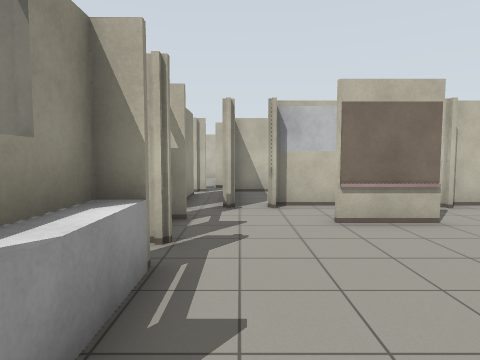
View 1 (above)

13 first-person views from a walk through a world built for the Gazebo simulator. The camera is 1.3 m above the floor, tilts 4° down and sees 75° across. Floor lines are 1 m apart. The floor is counted in squares, 1 m on a side. Each view is taken from the middle of a square. On the plan, view 1 faces up. The plan holds only what a view shows up to about 14 squares ahead; the rest is blank. The place goes on beyond the plan. Gazebo's built-in surfaces are drawn with simple patterns. Surface patterns are stand-ins for the level's own textures.

View 2
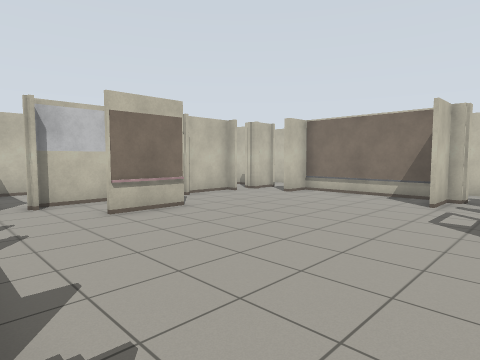

View 3
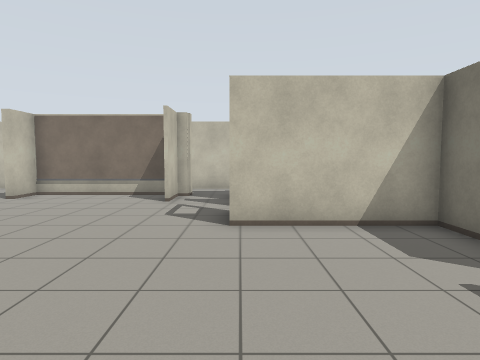

View 4
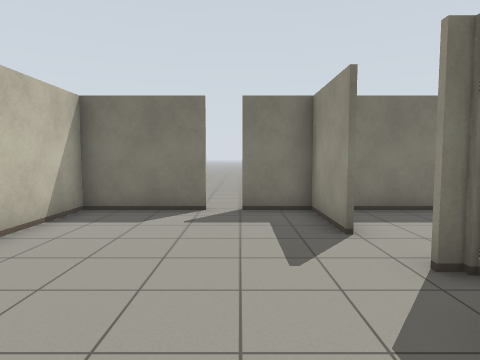

View 5
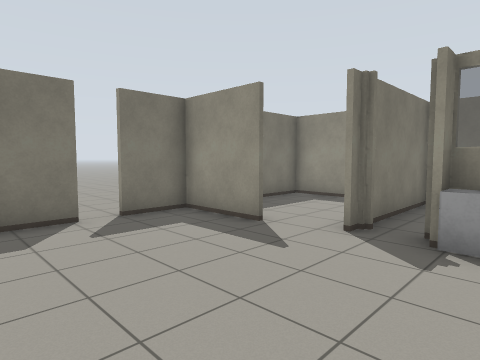

View 6
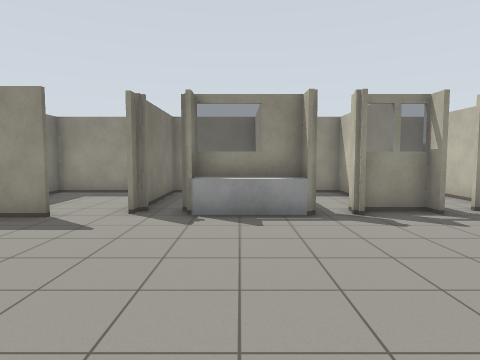

View 7
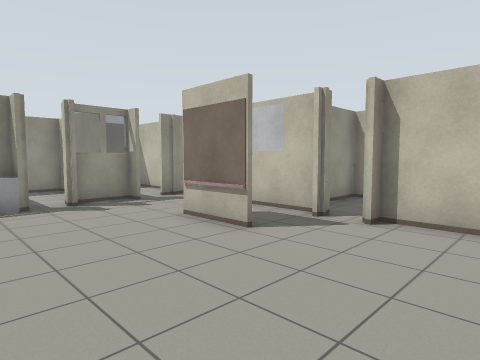

View 8
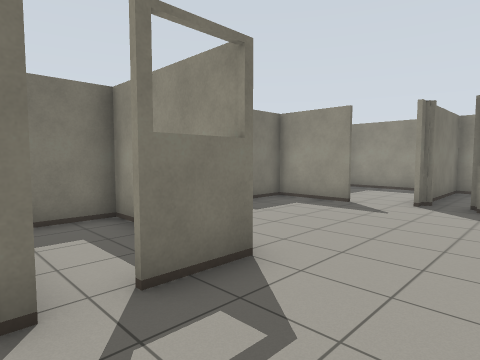

View 9
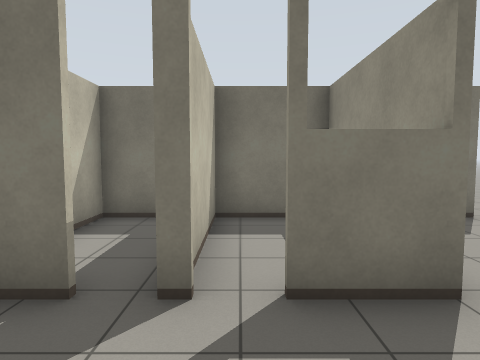

View 10
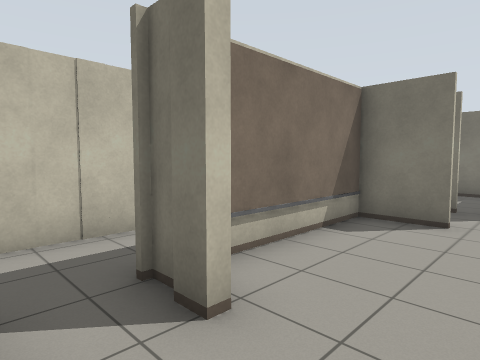

View 11
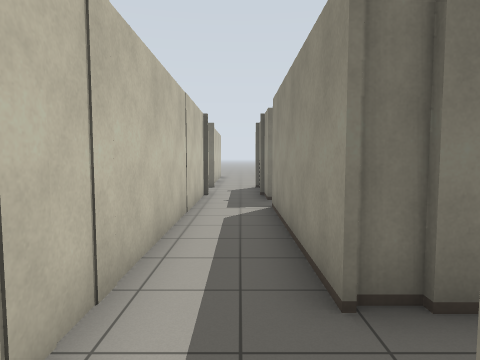

View 12
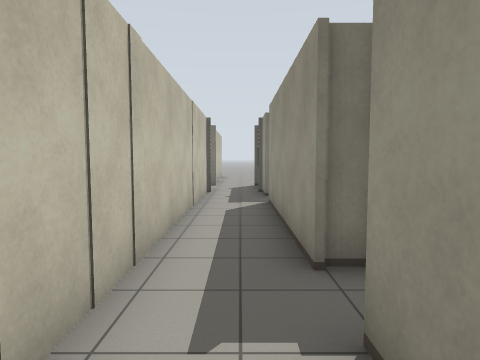

View 13
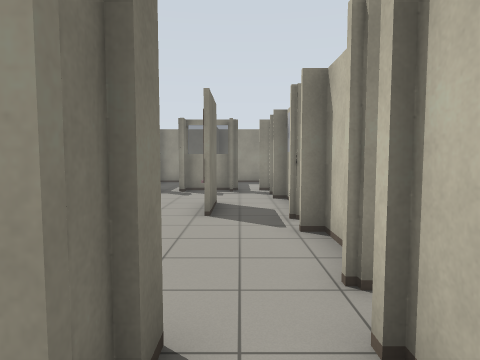

### Floor plan
Points are (right, up) in squares from view 1. A wall is a line through its corners. A room is listed if a view was taken in it or the views show most of it. See-through windows are left out.
Room 1 (views 1, 2, 3, 4, 5, 6, 7, 8, 9, 10)
walls: (4.1, 6.2) (1.9, 6.2); (8.2, 1.2) (10, 1.2) (10, 6.5); (7.5, -0.8) (7.9, -0.8); (3, 6.5) (4, 6.5); (-1.1, 3.9) (-1.1, 0.8); (-1.6, 3.5) (-1.6, 0.9); (9.7, 0.7) (9.7, 1.1); (-0.8, -2.1) (-0.8, -4.8) (1, -4.8); (-1.1, 6.6) (-1.9, 6.6); (5, -4.9) (5, -0.8) (6.6, -0.8); (7.8, 8) (7.8, 8.5) (5.5, 8.5) (5.5, 8); (1.8, -4.8) (5, -4.8); (10.1, 6.2) (8.9, 6.2); (-1.6, 7) (-1.6, 4.9) (-1, 4.9); (-5.8, -0.5) (-1.2, -0.5)
ways out: opening at (9.5, 0) to room 2; opening at (9.5, 7) to room 2; opening at (-1.5, -1.5) to room 3; opening at (7, -2) to room 4; opening at (2, 7) to room 5
Room 2 (views 11, 12, 13)
walls: (8.9, 6.5) (10.1, 6.5) (10.1, 0.7) (9.7, 0.7); (9.9, 8.1) (8.9, 8.1); (10.1, 9) (10.1, 7.9); (9.7, 1.1) (8.2, 1.1); (8.5, -0.8) (10.1, -0.8) (10.1, -2.1); (12.3, -1.9) (12.3, 9.2)
ways out: opening at (9.5, 0) to room 1; opening at (9.5, 7) to room 1; opening at (11, -3)
Room 3 (no view inside)
walls: (-5.8, -1.9) (-5.8, -4.8) (-1.9, -4.8)
ways out: opening at (-1.5, -1.5) to room 1
Room 4 (no view inside)
walls: (5, -4.8) (10.4, -4.8); (5.1, -0.8) (5.1, -4.9); (7.5, -4.9) (7.5, -0.8)
ways out: opening at (7, -2) to room 1
Room 5 (no view inside)
walls: (2.4, 6.5) (2.9, 6.5); (4, 8.5) (0.9, 8.5) (0.9, 8)
ways out: opening at (2, 7) to room 1

Where each view was taken, in squares from view 1:
view 1: 0 up, 0 right, facing up
view 2: 1 down, 1 left, facing up-right
view 3: 1 down, 1 left, facing right
view 4: 3 up, 1 right, facing down
view 5: 2 up, 4 right, facing down-left
view 6: 2 up, 6 right, facing left
view 7: 2 up, 8 right, facing up-left
view 8: 2 up, 8 right, facing down-left
view 9: 2 up, 7 right, facing down
view 10: 8 up, 7 right, facing down-right
view 11: 9 up, 11 right, facing down
view 12: 10 up, 11 right, facing down
view 13: 7 up, 11 right, facing left
